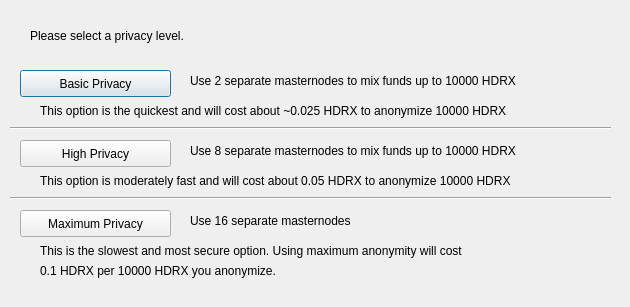
<?xml version="1.0" encoding="UTF-8"?>
<ui version="4.0">
 <class>ObfuscationConfig</class>
 <widget class="QDialog" name="ObfuscationConfig">
  <property name="geometry">
   <rect>
    <x>0</x>
    <y>0</y>
    <width>630</width>
    <height>307</height>
   </rect>
  </property>
  <property name="windowTitle">
   <string>Configure Obfuscation</string>
  </property>
  <widget class="QPushButton" name="buttonBasic">
   <property name="geometry">
    <rect>
     <x>20</x>
     <y>70</y>
     <width>151</width>
     <height>27</height>
    </rect>
   </property>
   <property name="text">
    <string>Basic Privacy</string>
   </property>
  </widget>
  <widget class="QPushButton" name="buttonHigh">
   <property name="geometry">
    <rect>
     <x>20</x>
     <y>140</y>
     <width>151</width>
     <height>27</height>
    </rect>
   </property>
   <property name="text">
    <string>High Privacy</string>
   </property>
  </widget>
  <widget class="QPushButton" name="buttonMax">
   <property name="geometry">
    <rect>
     <x>20</x>
     <y>210</y>
     <width>151</width>
     <height>27</height>
    </rect>
   </property>
   <property name="text">
    <string>Maximum Privacy</string>
   </property>
  </widget>
  <widget class="QLabel" name="label">
   <property name="geometry">
    <rect>
     <x>30</x>
     <y>20</y>
     <width>571</width>
     <height>31</height>
    </rect>
   </property>
   <property name="text">
    <string>Please select a privacy level.</string>
   </property>
  </widget>
  <widget class="QLabel" name="label_2">
   <property name="geometry">
    <rect>
     <x>190</x>
     <y>70</y>
     <width>421</width>
     <height>21</height>
    </rect>
   </property>
   <property name="text">
    <string>Use 2 separate masternodes to mix funds up to 10000 HDRX</string>
   </property>
  </widget>
  <widget class="QLabel" name="label_3">
   <property name="geometry">
    <rect>
     <x>190</x>
     <y>140</y>
     <width>411</width>
     <height>21</height>
    </rect>
   </property>
   <property name="text">
    <string>Use 8 separate masternodes to mix funds up to 10000 HDRX</string>
   </property>
  </widget>
  <widget class="QLabel" name="label_4">
   <property name="geometry">
    <rect>
     <x>190</x>
     <y>210</y>
     <width>421</width>
     <height>21</height>
    </rect>
   </property>
   <property name="text">
    <string>Use 16 separate masternodes</string>
   </property>
  </widget>
  <widget class="QLabel" name="label_6">
   <property name="geometry">
    <rect>
     <x>40</x>
     <y>100</y>
     <width>561</width>
     <height>21</height>
    </rect>
   </property>
   <property name="text">
    <string>This option is the quickest and will cost about ~0.025 HDRX to anonymize 10000 HDRX</string>
   </property>
  </widget>
  <widget class="QLabel" name="label_7">
   <property name="geometry">
    <rect>
     <x>40</x>
     <y>170</y>
     <width>561</width>
     <height>21</height>
    </rect>
   </property>
   <property name="text">
    <string>This option is moderately fast and will cost about 0.05 HDRX to anonymize 10000 HDRX</string>
   </property>
  </widget>
  <widget class="QLabel" name="label_8">
   <property name="geometry">
    <rect>
     <x>40</x>
     <y>240</y>
     <width>561</width>
     <height>21</height>
    </rect>
   </property>
   <property name="text">
    <string>This is the slowest and most secure option. Using maximum anonymity will cost</string>
   </property>
  </widget>
  <widget class="QLabel" name="label_9">
   <property name="geometry">
    <rect>
     <x>40</x>
     <y>260</y>
     <width>561</width>
     <height>21</height>
    </rect>
   </property>
   <property name="text">
    <string>0.1 HDRX per 10000 HDRX you anonymize.</string>
   </property>
  </widget>
  <widget class="Line" name="line">
   <property name="geometry">
    <rect>
     <x>10</x>
     <y>120</y>
     <width>601</width>
     <height>16</height>
    </rect>
   </property>
   <property name="orientation">
    <enum>Qt::Horizontal</enum>
   </property>
  </widget>
  <widget class="Line" name="line_2">
   <property name="geometry">
    <rect>
     <x>10</x>
     <y>190</y>
     <width>601</width>
     <height>16</height>
    </rect>
   </property>
   <property name="orientation">
    <enum>Qt::Horizontal</enum>
   </property>
  </widget>
 </widget>
 <resources/>
 <connections/>
</ui>
